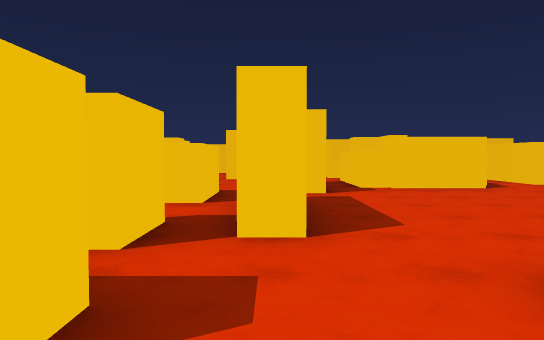
view 1 (above)

24 first-person views from a walk through a 3-D level made in the Unity game engine. The camera is 1.3 m above the floor, tilts 2° down and sees 70° across. The floor is counted in squares, 2 m on a side. Each view is taken from the middle of a square. On the plan, view 1 faces up. The plan holds only what a view shows up to about 11 squares ahead; the rest is blank. The place goes on beyond the plan. The player character is not drawn.

view 2
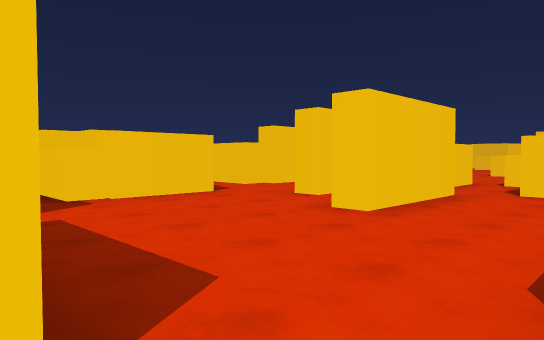

view 3
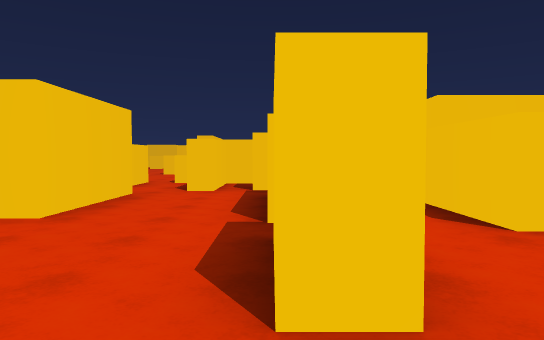

view 4
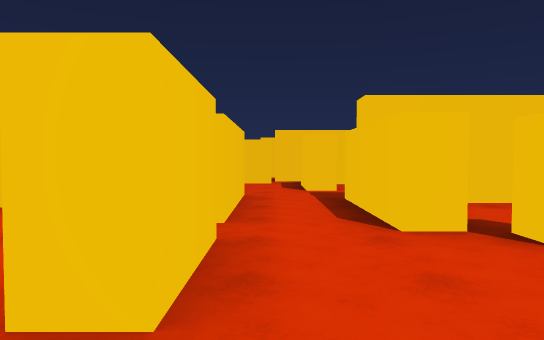

view 5
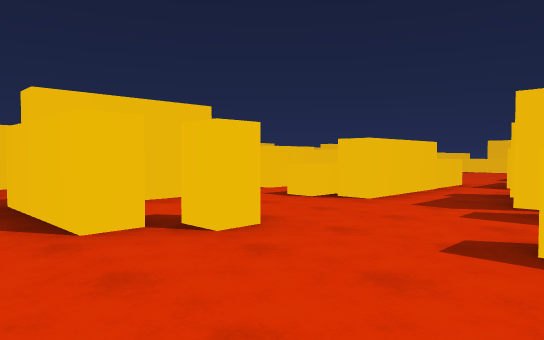

view 6
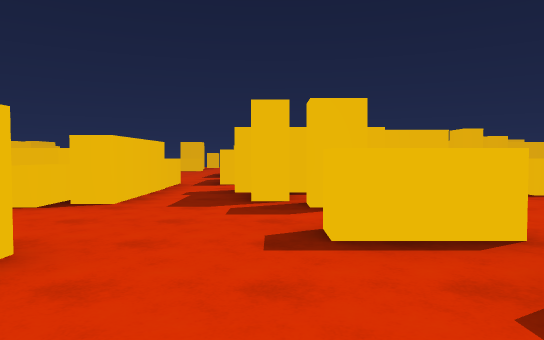

view 7
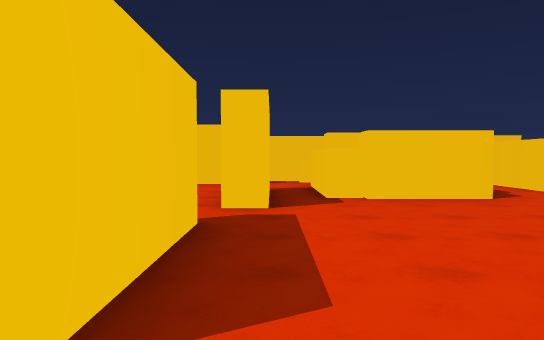

view 8
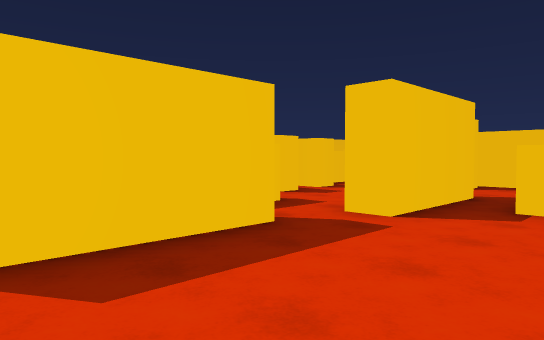

view 9
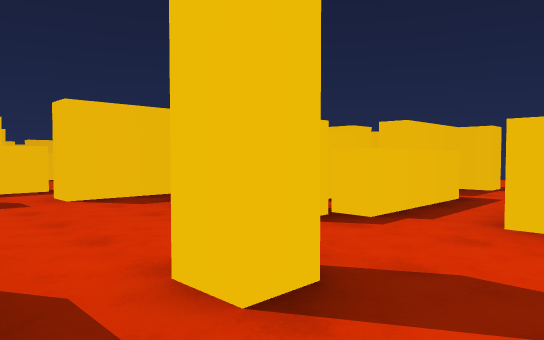

view 10
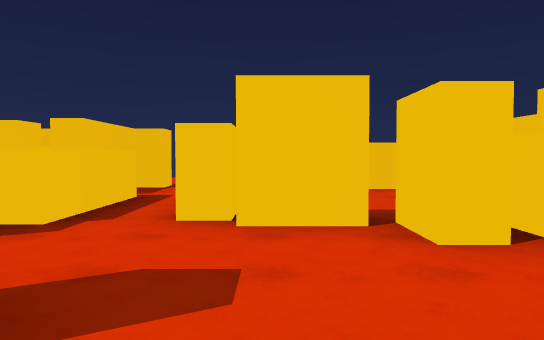

view 11
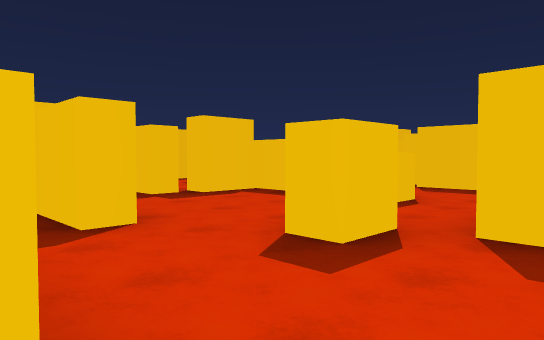

view 12
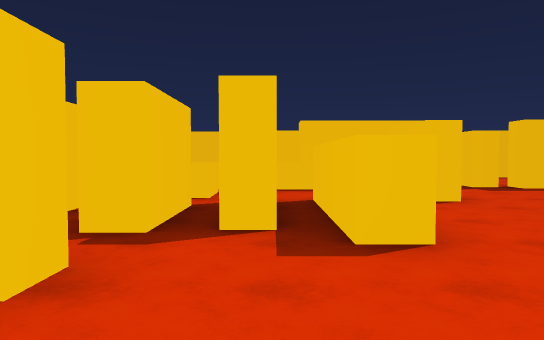

view 13
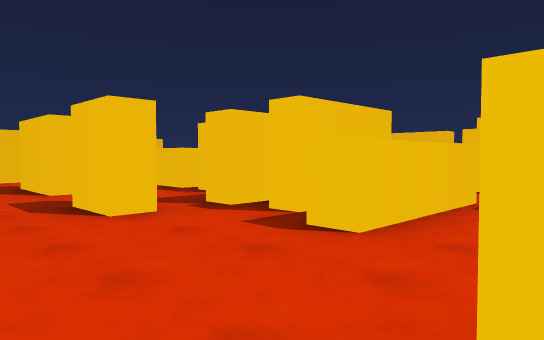

view 14
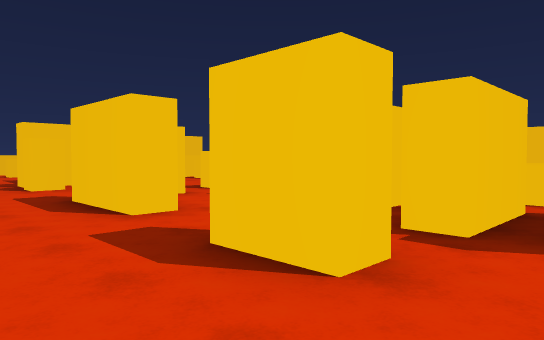

view 15
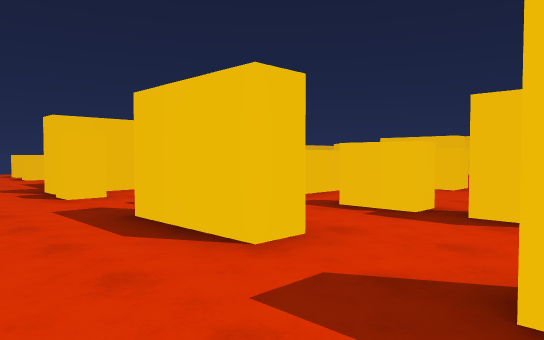

view 16
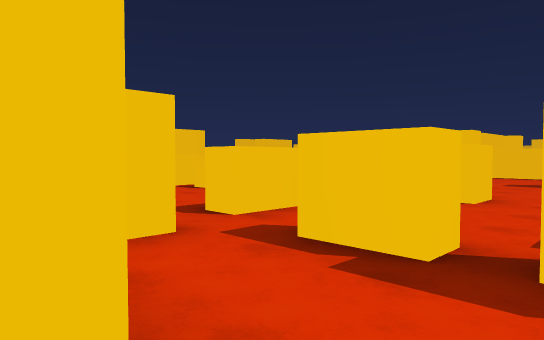

view 17
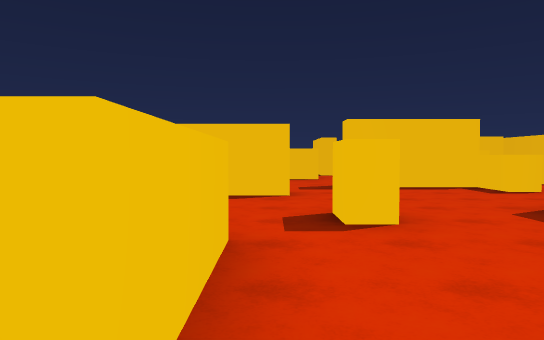

view 18
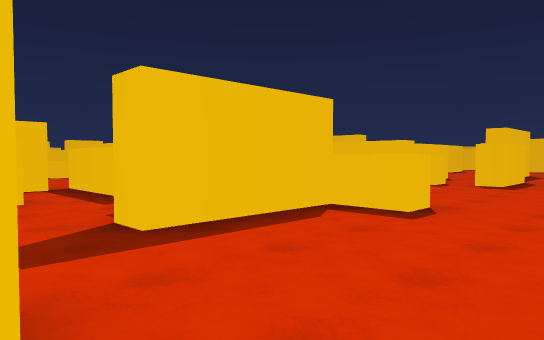

view 19
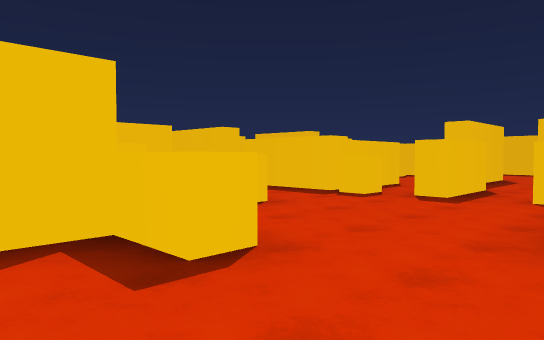

view 20
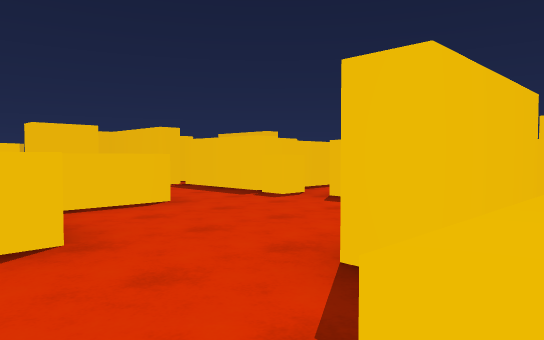

view 21
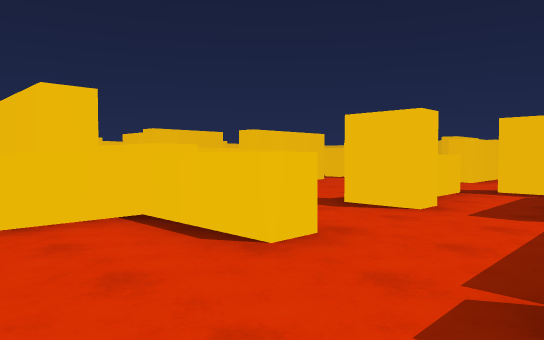

view 22
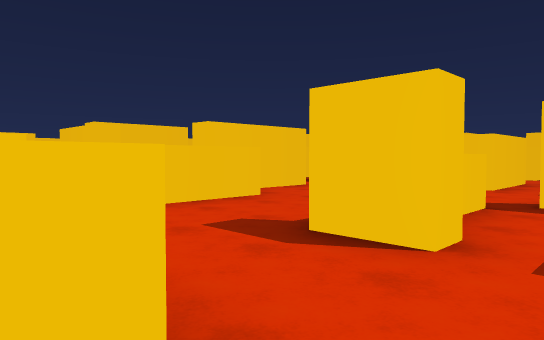

view 23
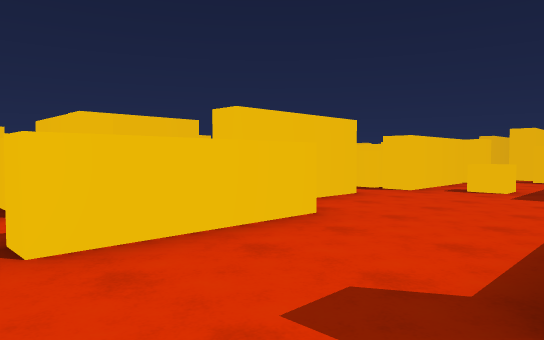

view 24
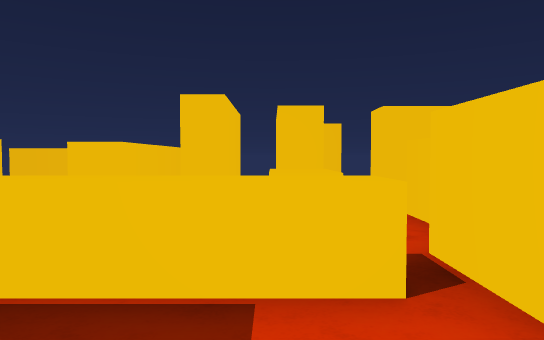

### Floor plan
Key: @ floor where view 1 was taken; # wall or solid block; x gap in a wall; . floor; ^ raised ledge; O other object.
Columns run from 1 left of view 1 to 27 right of it. Each row starts with its distance up from view 1.
 17            .........
 16           ##.............
 15           ......#..##...#....
 14      #.  #...#......#...# ..^
 13  ##  #....O..###......
 12  ..^ #..O....###...O.#.
 11 x#..#.^#....##...#...#...
 10 ...##.^#....#..O.#...#  O^
  9 ..##.^^##..###^^...O.
  8 ..####...#.####.......
  7 #.#........#..........
  6 ##..................##
  5 .#....##.##....^.....
  4 .#.........O.^^^###..
  3 x#.......###.........
  2 ...#xx##.#.#.....#.##
  1 #..........#..#..#.
  0  @...###...#..^..##
 -1 ^...#..#  .#..^...#
 -2 ^^.....#   ###....#
 -3 ......       ......
 -4  #...^.      ^.....
 -5  .#..#.       .#O.#
 -6 ###..#  #     .#..##
 -7    ..#O##     ...##
 -8    #.^        .##
 -9                 ##

Where each view was taken, in squares from view 1:
view 1: 0 up, 0 right, facing up
view 2: 2 up, 0 right, facing up-right
view 3: 2 up, 0 right, facing right
view 4: 1 up, 0 right, facing right
view 5: 1 up, 0 right, facing down-right
view 6: 1 up, 1 right, facing down
view 7: 2 up, 1 right, facing up
view 8: 3 up, 3 right, facing up-left
view 9: 5 up, 7 right, facing up-left
view 10: 5 up, 7 right, facing up
view 11: 15 up, 12 right, facing down-left
view 12: 17 up, 13 right, facing down
view 13: 17 up, 10 right, facing down-right
view 14: 17 up, 13 right, facing down-right
view 15: 17 up, 15 right, facing down-right
view 16: 15 up, 16 right, facing down-right
view 17: 13 up, 19 right, facing down
view 18: 8 up, 19 right, facing down-left
view 19: 8 up, 16 right, facing down-left
view 20: 9 up, 15 right, facing down-left
view 21: 6 up, 10 right, facing down-right
view 22: 4 up, 11 right, facing down-right
view 23: 3 up, 13 right, facing down-right
view 24: 7 up, 14 right, facing up
